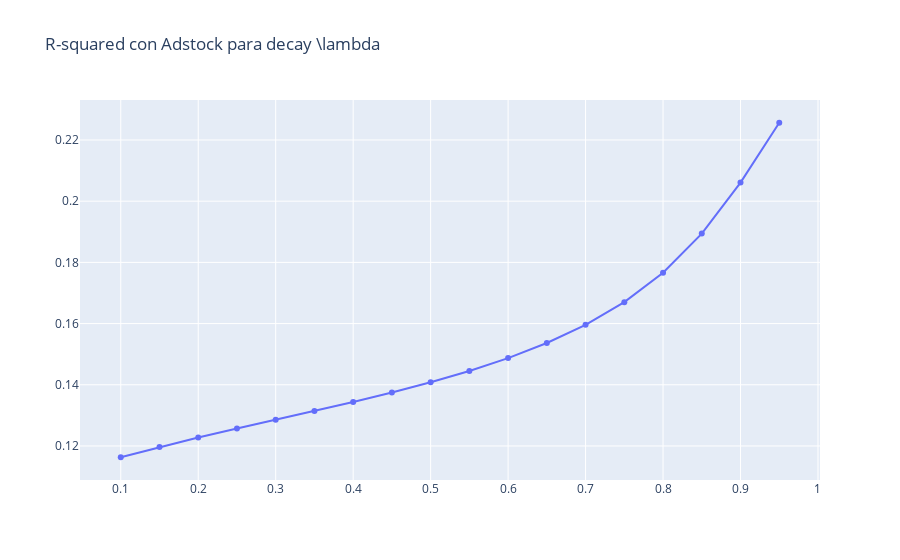

Notebook code cell kept with this figure:
### Markdown cell above
#### Aca se gráfica el R-squared de regressión del adstock de $\theta$ y $\lambda$ con las ventas

### Code cell
R = np.zeros(len(range_lambd))
for i in range(len(range_lambd)):
    explain = sm.add_constant(Adst_lambd[i,:],prepend=False)
    mod = sm.OLS(ventas, explain)
    res = mod.fit()
    R[i] = res.rsquared
    
fig = go.Figure()
fig.add_trace(go.Scatter(x=range_lambd, y= R, name = ("Adstock " + nombre_variable)))
fig.update_layout(title="R-squared con Adstock para decay \lambda")
fig.update_scenes(xaxis_visible=True, yaxis_visible=False)

### Figure 1 — Plotly figure (JSON) as saved in the notebook; plotly's stock layout.template omitted (floating-point values rounded to 4 significant figures)
{"data": [{"name": "Adstock Facebook_Inversión_MXN", "type": "scatter", "x": [0.1, 0.15, 0.2, 0.25, 0.3, 0.35, 0.4, 0.45, 0.5, 0.55, 0.6, 0.65, 0.7, 0.75, 0.8, 0.85, 0.9, 0.95], "y": [0.1163, 0.1197, 0.1228, 0.1257, 0.1286, 0.1314, 0.1344, 0.1375, 0.1408, 0.1445, 0.1487, 0.1536, 0.1596, 0.167, 0.1766, 0.1894, 0.2061, 0.2256]}], "layout": {"scene": {"xaxis": {"visible": true}, "yaxis": {"visible": false}}, "title": {"text": "R-squared con Adstock para decay \\lambda"}}}
